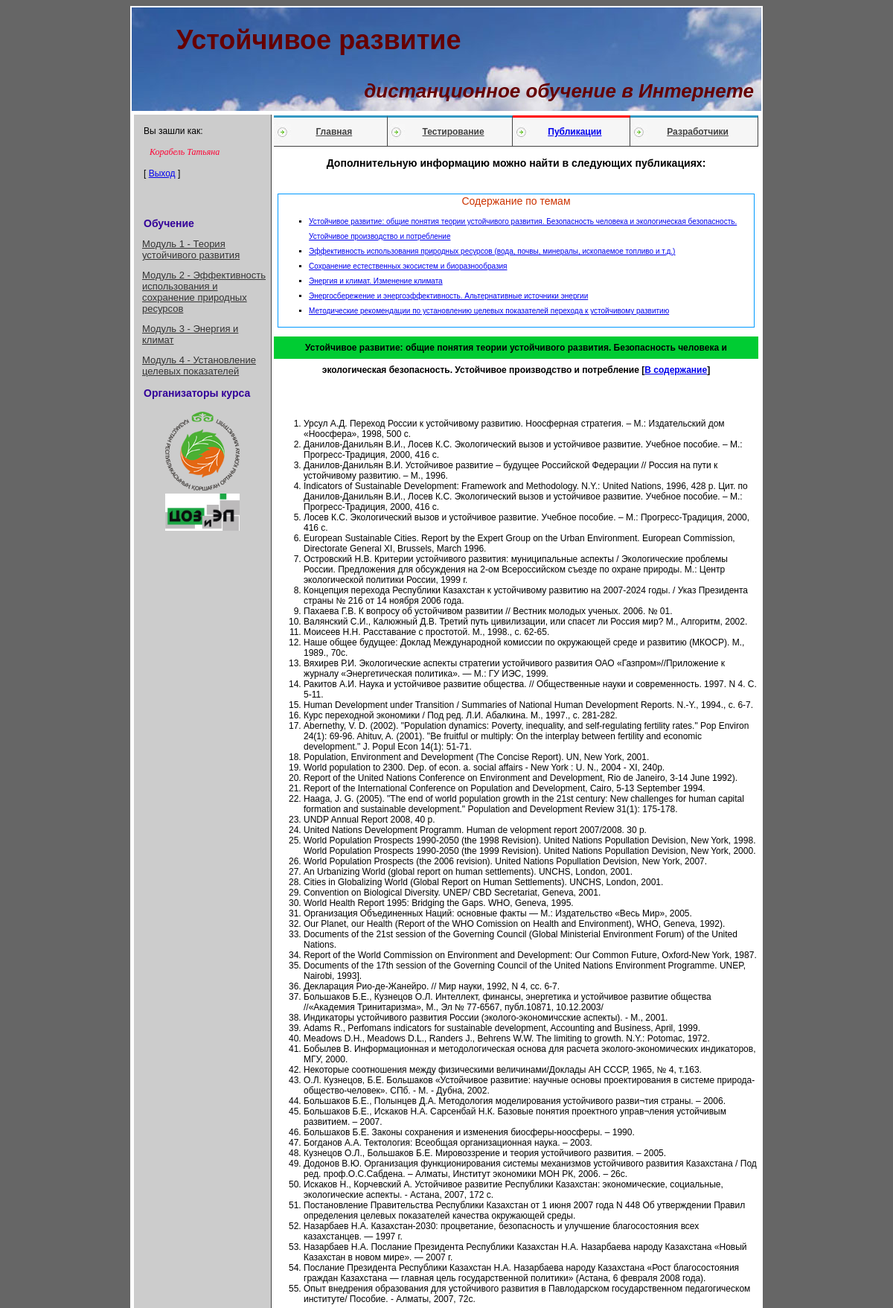
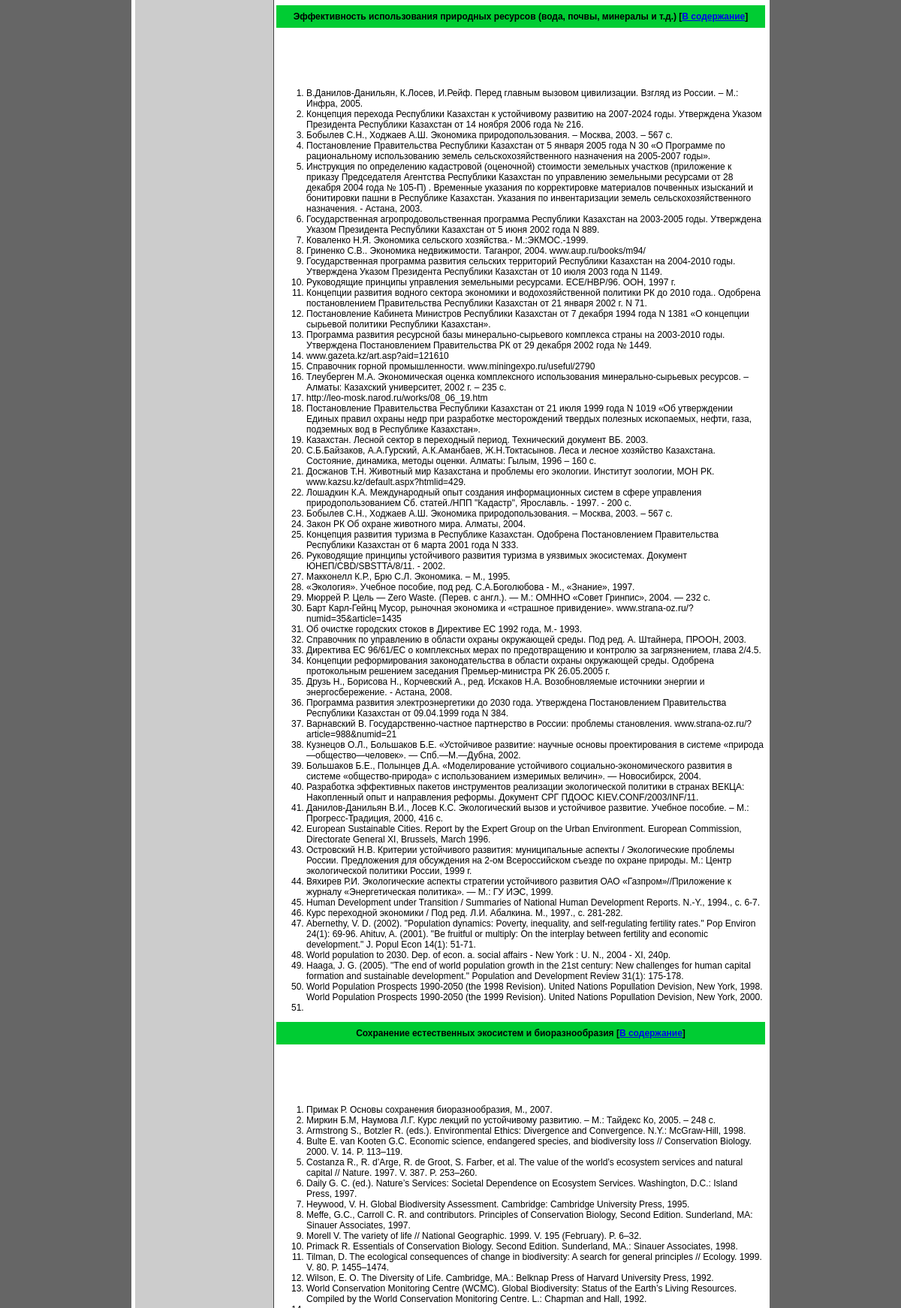
The app's page /project/articles.php (signed in, upper part) with its own data (2 pictures, top to bottom).
### tables this page shows
CREATE TABLE `modules` (
  `id` INTEGER(11) NOT NULL AUTO_INCREMENT,
  `title` VARCHAR(255) NOT NULL DEFAULT '',
  `meta_k` VARCHAR(250) NOT NULL DEFAULT '',
  `meta_d` VARCHAR(255) NOT NULL DEFAULT '',
  `text` TEXT NOT NULL,
  PRIMARY KEY (`id`)
);

CREATE TABLE `settings` (
  `id` INTEGER(11) NOT NULL AUTO_INCREMENT,
  `title` VARCHAR(255) NOT NULL DEFAULT '',
  `meta_k` VARCHAR(255) NOT NULL DEFAULT '',
  `meta_d` VARCHAR(255) NOT NULL DEFAULT '',
  `text` TEXT NOT NULL,
  `page` VARCHAR(255) NOT NULL DEFAULT '',
  PRIMARY KEY (`id`)
);

### project/articles.php (the view, shortened to what this page needs)
<?session_start();
  include("blocks/bd.php");
  $result=mysql_query("select title, meta_d,meta_k,text FROM  settings WHERE page='articles'",$db);
  if(mysql_num_rows($result)>0) {
      $myrow=mysql_fetch_array($result);
  }
  else {
      echo "<p> Информация не может быть извлечена, в таблице нет записей</p>";
      exit();
  }
  ?>
<!DOCTYPE html PUBLIC "-//W3C//DTD XHTML 1.0 Transitional//EN" "http://www.w3.org/TR/xhtml1/DTD/xhtml1-transitional.dtd">
<html xmlns="http://www.w3.org/1999/xhtml">
    <head>
        <link href="style.css" rel="stylesheet" type="text/css" />
    </head>
    <body>
        <table width="850" border="0" align="center" bgcolor="#FFFFFF" class="main_border">
              <?php include("blocks/header.php"); ?>
            <tr>
              <td valign="top"><table width="100%" border="0" align="center">
                        <tr>
                              <?php include("blocks/lefttd.php"); ?>
                            <td  valign="top">
                                 <?php $n=3; include("blocks/nav.php"); ?>
                              <?php echo $myrow["text"]; ?></td>
                        </tr>
                    </table></td>
            </tr>
        </table>
    </body>
</html>

### project/blocks/lefttd.php (shortened to what this page needs)
<td width="182" valign="top" class="left">
    <?php
    if (($_SESSION['login'])) {
        echo "<div class='loginMess'><br>Вы зашли как:</br>
		<br> <div class='nav_user'>$_SESSION[user_surname_name]</div></br>";
        ?>
        [ <a href='login.php?logout=1' onclick='return confirm("Выйти?")';>Выход</a> ]</div></br>
<?
        echo "<p>&nbsp;</p><div class='nav_title'>Обучение</div>";
        $result2=mysql_query("select * FROM  modules order by id",$db);
        if(mysql_num_rows($result2)>0) {
            $myrow_for_lessons=mysql_fetch_array($result2);
			echo "<div class='mod_block'>";
            do {
                printf("<p><a class='nav_link' href = 'view_modules.php?module=%s'>%s</a></p>",$myrow_for_lessons["id"],$myrow_for_lessons["title"]);
            }
            while ($myrow_for_lessons=mysql_fetch_array($result2));
echo "</div>";
        }
        else {
            echo "<p> Информация не может быть извлечена, в таблице нет записей</p>";
            exit();
        }
    }
    ?>
    <div class="nav_title">
  <p class="стиль1">Организаторы курса</p>
    </div>
<table align="center" border="0" width="100">
        <tr>
            <td><a class="org_link" href="http://www.eco.gov.kz/" title="Нажмите для перехода на сайт Министерства охраны охраны окружающей среды Республики Казахстан"><img src="img/logo_moos.png" width="100" height="106" alt="логотип Министерства охраны охраны окружающей среды Республики Казахстан"/></a></td>
    </tr>
        <tr>
            <td><a href="http://www.chp.kz/" title="Нажмите для перехода на сайт Центра охраны здоровья и экопроектирования"><img src="img/chp_kz.jpg" width="100" height="50" alt="логотип ЦОЗиЭП"/>
                </a></td>
        </tr>
    </table>
</td>

### project/style.css (style rules this page uses)
.nav_link { color:#333333; font-size:13px; margin-top:10px;margin-bottom:10px;margin-left:0px; border:1px hidden; }
.mod_block { margin-left:10px; }
.nav_title { text-align:left; margin-left:12px; font-size:14px; font-weight:bold; font-family:Verdana, Arial, Helvetica, sans-serif; color:#330099; }
.nav_user { text-align:left; margin-left:8px; font-size:12px; font-style:italic; font-family:"Times New Roman", Times, serif; color:#FF0033; }
.loginMess { margin-left:12px; }
body { font-family: Verdana, Arial, Helvetica, sans-serif; font-size:12px; background-color: #666666; }
.left { background-color:#CCCCCC; border-right:1px solid #424242; }
.content_publicatios_page { border:1px solid #0099FF; margin:5px; float:none; padding: 1px; text-align: left; }
ul.content_list { list-style:square; font-size:10px; line-height:20px; }
.content_title { text-align:center; font-size:14px; color:#CC3300; }
.text_less_title { text-align:center; font-weight:bold; background-color:#00CC33; height:30px; line-height:30px; }

### records on screen
modules: title "Модуль 1 - Теория устойчивого развития"
modules: title "Модуль 2 - Эффективность использования и сохранение природных ресурсов"
modules: title "Модуль 3 - Энергия и климат"
modules: title "Модуль 4 - Установление целевых показателей"
settings: text "Дополнительную информацию можно найти в следующих публикациях: Содержание по темам Устойчивое развитие: общие понятия теории устойчивого развития. Безопасность человека и экологическая безопасность. Устойчивое производство и потребление Эффективность использования природных ресурсов (вода, почвы, минералы, ископаемое топливо и т.д.) Сохранение естественных экосистем и биоразнообразия Энергия и климат. Изменение климата Энергосбережение и энергоэффективность. Альтернативные источники энергии Методические рекомендации по установлению целевых показателей перехода к устойчивому развитию Устойчивое развитие: общие понятия теории устойчивого развития. Безопасность человека и экологическая…"

### other values on screen
$_SESSION[user_surname_name] "Корабель Татьяна"
